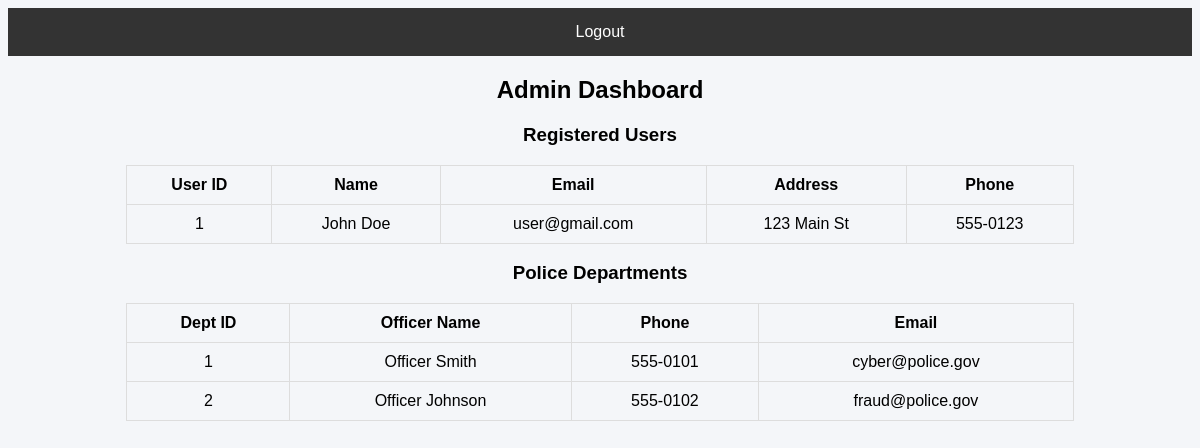
The page /admin_dashboard (signed in) on the database its author committed.
### tables this page shows
CREATE TABLE users(
user_id INTEGER PRIMARY KEY AUTOINCREMENT,
name TEXT,
email TEXT UNIQUE,
password TEXT,
address TEXT,
phone TEXT
);

CREATE TABLE police_department(
dept_id INTEGER PRIMARY KEY AUTOINCREMENT,
officer_name TEXT,
phone TEXT,
email TEXT,
password TEXT
);

### app.py (the view)
@app.route("/admin_dashboard")
def admin_dashboard():
    if session.get("role")!="admin":
        return redirect("/")
    conn=get_db()
    cur=conn.cursor()
    users=cur.execute("SELECT * FROM users").fetchall()
    departments=cur.execute("SELECT * FROM police_department").fetchall()
    conn.close()
    return render_template("admin_dashboard.html",users=users, departments=departments)

### app.py (called while the page is built)
def get_db():
    return sqlite3.connect("database.db")

### templates/admin_dashboard.html (shortened to what this page needs)
<!DOCTYPE html>
<html>
<head>
<link rel="stylesheet" href="{{ url_for('static',filename='style.css') }}">
</head>
<body>
<div class="nav">
<a href="/logout">Logout</a>
</div>
<h2>Admin Dashboard</h2>
<h3>Registered Users</h3>
<table>
<tr>
<th>User ID</th>
<th>Name</th>
<th>Email</th>
<th>Address</th>
<th>Phone</th>
</tr>
{% for u in users %}
<tr>
<td>{{u[0]}}</td>
<td>{{u[1]}}</td>
<td>{{u[2]}}</td>
<td>{{u[4]}}</td>
<td>{{u[5]}}</td>
</tr>
{% endfor %}
</table>
<h3>Police Departments</h3>
<table>
<tr>
<th>Dept ID</th>
<th>Officer Name</th>
<th>Phone</th>
<th>Email</th>
</tr>
{% for d in departments %}
<tr>
<td>{{d[0]}}</td>
<td>{{d[1]}}</td>
<td>{{d[2]}}</td>
<td>{{d[3]}}</td>
</tr>
{% endfor %}
</table>
</body>
</html>

### static/style.css (style rules this page uses)
body { font-family: Arial; background:#f4f6f9; text-align:center; }
.nav { background:#333; padding:15px; }
.nav a { color:white; margin:10px; text-decoration:none; }
table { margin:auto; border-collapse:collapse; width:80%; }
table,th,td { border:1px solid #ddd; padding:10px; }

### rows shown on the page
users: user_id "1", name "John Doe", email "user@gmail.com", address "123 Main St", phone "555-0123"
police_department: dept_id "1", officer_name "Officer Smith", phone "555-0101", email "cyber@police.gov"
police_department: dept_id "2", officer_name "Officer Johnson", phone "555-0102", email "fraud@police.gov"
